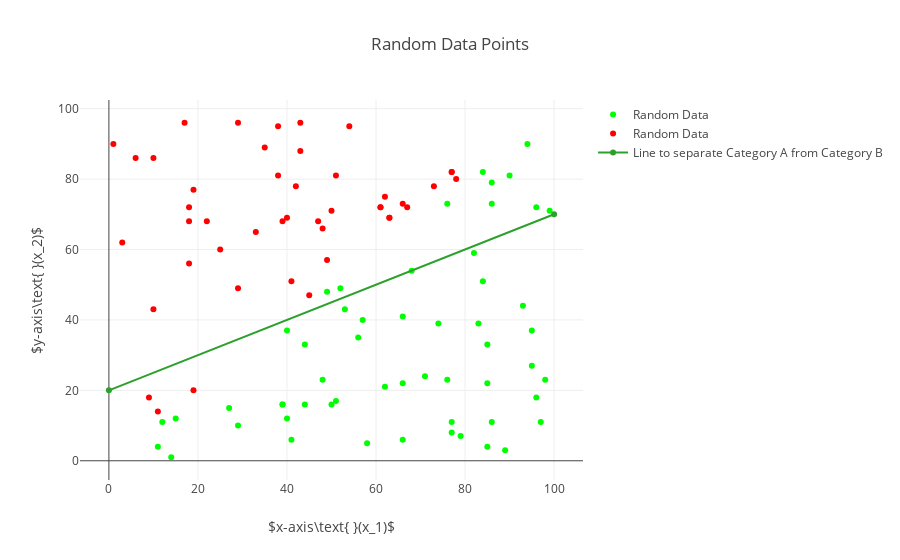
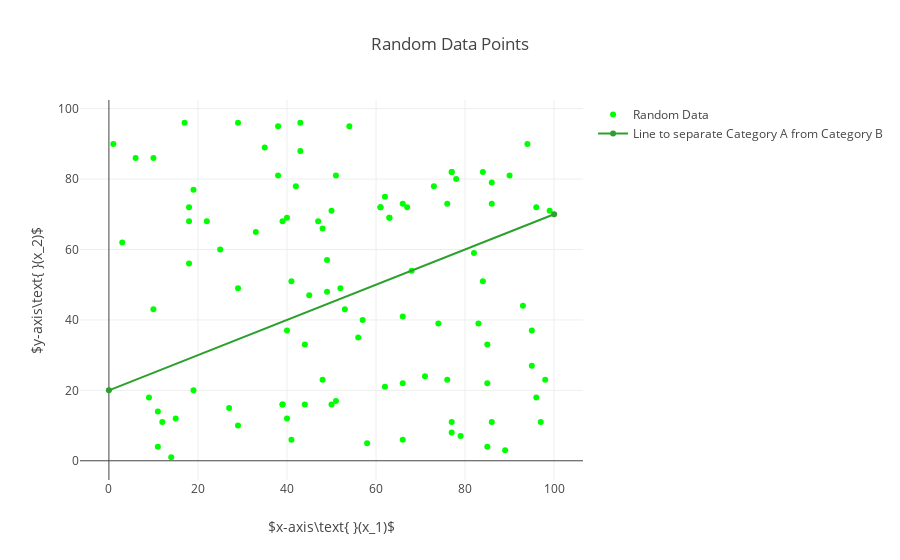

The cell these charts' notebook holds for them, in order:
### Code cell
# 
# 1. Using the untrained perceptron, guess if the data points are above or below the line
# 2. Train the perceptron
# 3. Using the trained perceptron, guess if the data points are above or below the line
#
# Note: Green points mean a correct prediction and red points mean an incorrect prediction.
# After the perceptron is trained, all points should be green
#

# Create a Perceptron
p = Perceptron()

# Display the Perceptrons' predictions
# The predictions are incorrect because the perceptron hasn't been trained
# 
cx = np.array([])
wx = np.array([])
cy = np.array([])
wy = np.array([])

for i in range(len(x1)):
    guess = p.predict(np.array([1, x1[i], x2[i]]))
    
    if guess == label[i]:
        cx = np.append(cx, x1[i])
        cy = np.append(cy, x2[i])
    else:
        wx = np.append(wx, x1[i])
        wy = np.append(wy, x2[i])

correct = go.Scatter(
    x = cx,
    y = cy,
    mode = 'markers',
    marker = dict(
        symbol = 'circle',
        color = 'rgb(0, 255, 0)'
    ),
    name = 'Random Data'
    
)

wrong = go.Scatter(
    x = wx,
    y = wy,
    mode = 'markers',
    marker = dict(
        symbol = 'circle',
        color = 'rgb(255, 0, 0)'
    ),
    name = 'Random Data'
    
)

fig = go.Figure(data=[correct, wrong, line], layout=layout)
plt.iplot(fig)

# Train the Perceptron
for i in range(len(x1)):
    p.train(np.array([1, x1[i], x2[i]]), label[i])

cx = np.array([])
wx = np.array([])
cy = np.array([])
wy = np.array([])

# Display the Perceptrons' predictions
# The predictions are correct because the perceptrons has been trained
for i in range(len(x1)):
    guess = p.predict(np.array([1, x1[i], x2[i]]))
    
    if guess == label[i]:
        cx = np.append(cx, x1[i])
        cy = np.append(cy, x2[i])
    else:
        wx = np.append(wx, x1[i])
        wy = np.append(wy, x2[i])

correct = go.Scatter(
    x = cx,
    y = cy,
    mode = 'markers',
    marker = dict(
        symbol = 'circle',
        color = 'rgb(0, 255, 0)'
    ),
    name = 'Random Data'
    
)

wrong = go.Scatter(
    x = wx,
    y = wy,
    mode = 'markers',
    marker = dict(
        symbol = 'circle',
        color = 'rgb(255, 0, 0)'
    ),
    name = 'Random Data'
    
)

fig = go.Figure(data=[correct, wrong, line], layout=layout)
plt.iplot(fig)

### Figure 1 — Plotly figure (JSON) as saved in the notebook; plotly's stock layout.template omitted (floating-point values rounded to 4 significant figures)
{"data": [{"marker": {"color": "rgb(0, 255, 0)", "symbol": "circle"}, "mode": "markers", "name": "Random Data", "type": "scatter", "uid": "dac1193d-17d9-4a4d-957b-e9f121da298f", "x": [62, 93, 12, 76, 68, 89, 49, 97, 79, 66, 85, 53, 29, 40, 96, 44, 11, 39, 86, 98, 27, 85, 52, 82, 44, 58, 95, 50, 15, 74, 86, 86, 83, 99, 85, 48, 77, 51, 94, 77, 56, 84, 41, 39, 66, 71, 90, 66, 57, 95, 96, 84, 76, 14, 40], "y": [21, 44, 11, 23, 54, 3, 48, 11, 7, 41, 22, 43, 10, 37, 72, 33, 4, 16, 79, 23, 15, 33, 49, 59, 16, 5, 27, 16, 12, 39, 73, 11, 39, 71, 4, 23, 8, 17, 90, 11, 35, 82, 6, 16, 6, 24, 81, 22, 40, 37, 18, 51, 73, 1, 12]}, {"marker": {"color": "rgb(255, 0, 0)", "symbol": "circle"}, "mode": "markers", "name": "Random Data", "type": "scatter", "uid": "f3005a3a-bd36-4a8c-b784-8b879ed3ed9a", "x": [19, 61, 40, 22, 45, 10, 50, 38, 18, 67, 11, 39, 25, 18, 19, 77, 10, 54, 62, 47, 1, 18, 42, 61, 9, 41, 6, 63, 77, 66, 63, 51, 33, 48, 43, 43, 3, 38, 73, 17, 49, 78, 29, 29, 35], "y": [77, 72, 69, 68, 47, 86, 71, 95, 68, 72, 14, 68, 60, 56, 20, 82, 43, 95, 75, 68, 90, 72, 78, 72, 18, 51, 86, 69, 82, 73, 69, 81, 65, 66, 88, 96, 62, 81, 78, 96, 57, 80, 49, 96, 89]}, {"name": "Line to separate Category A from Category B", "type": "scatter", "uid": "cdc11e29-e0be-4891-b3e3-65785607aa98", "x": [0, 100], "y": [20, 70]}], "layout": {"autosize": true, "title": "Random Data Points", "xaxis": {"autorange": true, "range": [-5.975, 106.0], "title": "$x-axis\\text{ }(x_1)$", "type": "linear"}, "yaxis": {"autorange": true, "range": [-5.959, 103.0], "title": "$y-axis\\text{ }(x_2)$", "type": "linear"}}}

### Figure 2 — Plotly figure (JSON) as saved in the notebook; plotly's stock layout.template omitted (floating-point values rounded to 4 significant figures)
{"data": [{"marker": {"color": "rgb(0, 255, 0)", "symbol": "circle"}, "mode": "markers", "name": "Random Data", "type": "scatter", "uid": "b9b173ee-2aeb-4252-ada3-4260321b7c24", "x": [62, 93, 19, 12, 61, 76, 40, 22, 45, 10, 50, 68, 38, 89, 49, 97, 79, 66, 85, 53, 18, 67, 29, 40, 11, 96, 39, 44, 11, 25, 18, 39, 19, 77, 10, 86, 54, 98, 62, 47, 1, 18, 27, 85, 52, 82, 42, 61, 9, 44, 58, 95, 50, 15, 74, 86, 86, 83, 41, 99, 6, 63, 85, 77, 66, 48, 77, 51, 63, 51, 94, 77, 56, 33, 84, 48, 43, 41, 39, 66, 43, 71, 3, 38, 73, 90, 66, 57, 17, 95, 49, 96, 78, 29, 29, 35, 84, 76, 14, 40], "y": [21, 44, 77, 11, 72, 23, 69, 68, 47, 86, 71, 54, 95, 3, 48, 11, 7, 41, 22, 43, 68, 72, 10, 37, 14, 72, 68, 33, 4, 60, 56, 16, 20, 82, 43, 79, 95, 23, 75, 68, 90, 72, 15, 33, 49, 59, 78, 72, 18, 16, 5, 27, 16, 12, 39, 73, 11, 39, 51, 71, 86, 69, 4, 82, 73, 23, 8, 17, 69, 81, 90, 11, 35, 65, 82, 66, 88, 6, 16, 6, 96, 24, 62, 81, 78, 81, 22, 40, 96, 37, 57, 18, 80, 49, 96, 89, 51, 73, 1, 12]}, {"marker": {"color": "rgb(255, 0, 0)", "symbol": "circle"}, "mode": "markers", "name": "Random Data", "type": "scatter", "uid": "d00138fb-1832-4b46-9926-866223bcf21d", "x": [], "y": []}, {"name": "Line to separate Category A from Category B", "type": "scatter", "uid": "5869a2e3-7f64-4496-9d45-daf77b2ecd60", "x": [0, 100], "y": [20, 70]}], "layout": {"autosize": true, "title": "Random Data Points", "xaxis": {"autorange": true, "range": [-5.975, 106.0], "title": "$x-axis\\text{ }(x_1)$", "type": "linear"}, "yaxis": {"autorange": true, "range": [-5.959, 103.0], "title": "$y-axis\\text{ }(x_2)$", "type": "linear"}}}
